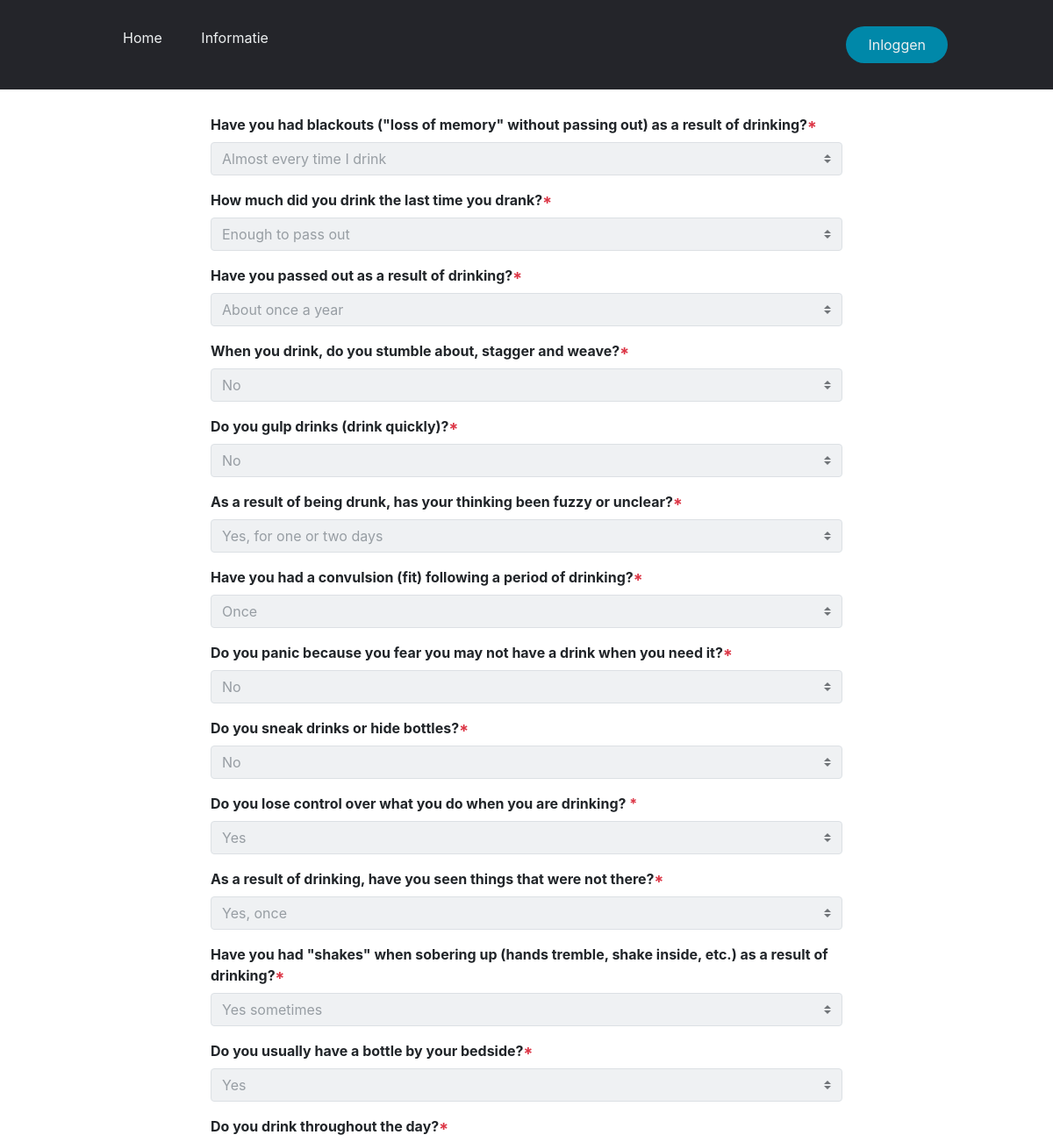
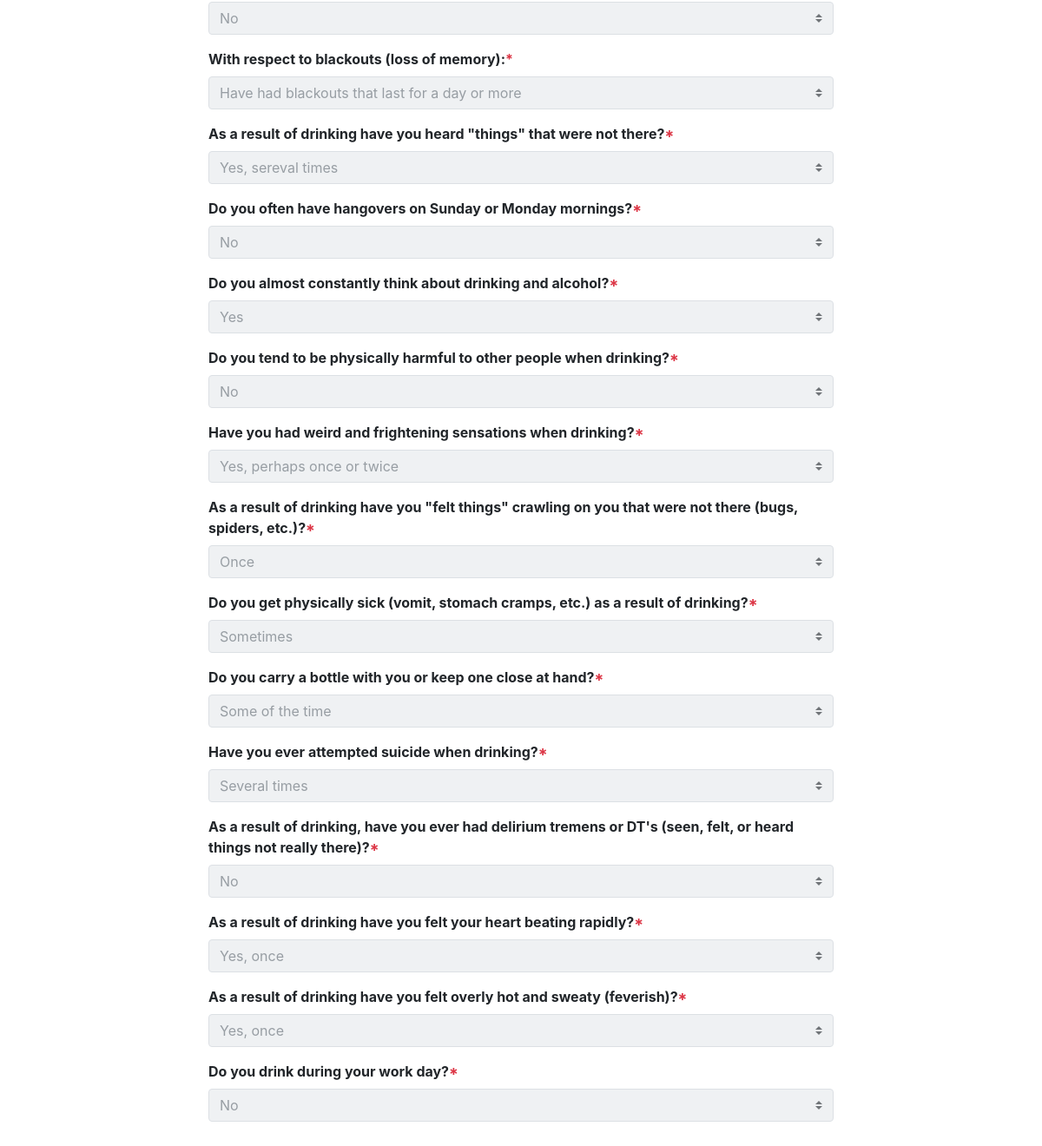
Screenshot of /forms/ADS/answers/3/ with the database file from the repository (2 pictures, top to bottom).
### lifestyleforms/models.py (models this page shows, shortened)
class ADSModel(models.Model):
    user = models.ForeignKey(User, on_delete=models.CASCADE, editable=False, related_name="ads")
    created = models.DateTimeField(auto_now_add = True, editable=False)
    YN_Choice = (("0", "Yes"), ("1", "No"))
    class Meta:
        get_latest_by = 'created'
    q1 = models.CharField(
        verbose_name = "Do you get belligerent or mean when you drink?",
        choices = (
            ("0", "No"),
            ("1", "Yes sometimes"),
            ("2", "Yes, usually")
        ),
        max_length=50,
        default=None,
    )
    q2 = models.CharField(
        verbose_name="Have you had blackouts (\"loss of memory\" without passing out) as a result of drinking?",
        choices=(
            ("0", "No, never"),
            ("1", "Sometimes"),
            ("2", "Often"),
            ("3", "Almost every time I drink")
        ),
        max_length=50,
        default=None,
    )
    q3 = models.CharField(
        verbose_name= "How much did you drink the last time you drank?",
        choices= (
            ("0", "Enough to get high or less"),
            ("1", "Enough to get drunk"),
            ("2", "Enough to pass out")
        ),
        max_length=50,
        default=None,
    )
    q4 = models.CharField(
        verbose_name= "Have you passed out as a result of drinking?",
        choices=(
            ("0", "No"),
            ("1", "About once a year"),
            ("2", "Twice a year or more")
        ),
        max_length=50,
        default=None,
    )
    q5 = models.CharField(
        verbose_name= "When you drink, do you stumble about, stagger and weave?",
        choices= (
            ("0", "No"),
            ("1", "Sometimes"),
            ("2", "Often")
        ),
        max_length=50,
        default=None,
    )
    q6 = models.CharField(
        verbose_name= "Do you gulp drinks (drink quickly)?",
        choices=YN_Choice,
        max_length=50,
        default=None,
    )
    q7 = models.CharField(
        verbose_name="As a result of being drunk, has your thinking been fuzzy or unclear?",
        choices = (
            ("0", "No"),
            ("1","Yes, but only for a few hours"),
            ("2","Yes, for one or two days"),
            ("3", "Yes, for many days")
        ),
        max_length=50,
        default=None,
    )
    q8 = models.CharField(
        verbose_name="Have you had a convulsion (fit) following a period of drinking?",
        choices=(
            ("0", "No"),
            ("1","Once"),
            ("2", "Several times")
        ),
        max_length=50,
        default=None,
    )
    q9 = models.CharField(
        verbose_name="Do you panic because you fear you may not have a drink when you need it?",
        choices=YN_Choice,
        max_length=50,
        default=None,
    )
    q10 = models.CharField(
        verbose_name="Do you sneak drinks or hide bottles?",
        choices=YN_Choice,
        max_length=50,
        default=None,
    )
    q11 = models.CharField(
        verbose_name="Do you lose control over what you do when you are drinking? ",
        choices=YN_Choice,
        max_length=50,
        default=None,
    )
    q12 = models.CharField(
        verbose_name= "As a result of drinking, have you seen things that were not there?",
        choices= (
            ("0", "No"),
            ("1", "Yes, once"),
            ("2","Yes, several times")
        ),
        max_length=50,
        default=None,
    )
    q13 = models.CharField(
        verbose_name="Have you had \"shakes\" when sobering up (hands tremble, shake inside, etc.) as a result of drinking?",
        choices = (
            ("0", "No"),
            ("1", "Yes sometimes"),
            ("2", "Yes, almost every time I drink")
        ),
        max_length=50,
        default=None,
    )
    q14 = models.CharField(
        verbose_name = "Do you usually have a bottle by your bedside?",
        choices = YN_Choice,
        max_length=50,
        default=None,
    )
    q15 = models.CharField(
        verbose_name="Do you drink throughout the day?",
        choices=YN_Choice,
        max_length=50,
        default=None,
    )
    q16 = models.CharField(
        verbose_name="With respect to blackouts (loss of memory):",
        choices=(
            ("0", "Have never had a blackout"),
            ("1","Have had blackouts that last less than an hour"),
            ("2","Have had blackouts that last for several hours"),
            ("3","Have had blackouts that last for a day or more")
        ),
        max_length=50,
        default=None,
    )
    q17 = models.CharField(
        verbose_name = "As a result of drinking have you heard \"things\" that were not there?",
        choices=(
            ("0","No"),
            ("1","Yes once"),
            ("2","Yes, sereval times")
        ),
        max_length=50,
        default=None,
    )
    q18 = models.CharField(
        verbose_name = "Do you often have hangovers on Sunday or Monday mornings?",
        choices=YN_Choice,
        max_length=50,
        default=None,
    )
    q19 = models.CharField(
        verbose_name="Do you almost constantly think about drinking and alcohol?",
        choices=YN_Choice,
        max_length=50,
        default=None,
    )
    q20 = models.CharField(
        verbose_name="Do you tend to be physically harmful to other people when drinking?",
        choices=YN_Choice,
        max_length=50,
        default=None,
    )
    q21 = models.CharField(
        verbose_name = "Have you had weird and frightening sensations when drinking?",
        choices=(
            ("0", "No"),
            ("1", "Yes, perhaps once or twice"),
            ("2", "Yes, often")
        ),
        max_length=50,
        default=None,
    )
    q22 = models.CharField(
        verbose_name="As a result of drinking have you \"felt things\" crawling on you that were not there (bugs, spiders, etc.)?",
        choices=(
            ("0", "No"),
            ("1", "Once"),
            ("2", "Several times")
        ),
        max_length=50,
        default=None,
    )
    q23 = models.CharField(
        verbose_name="Do you get physically sick (vomit, stomach cramps, etc.) as a result of drinking?",
        choices=(
            ("0", "No"),
            ("1", "Sometimes"),
            ("2","Almost every time I drink")
        ),
        max_length=50,
        default=None,
    )
    q24 = models.CharField(
        verbose_name="Do you carry a bottle with you or keep one close at hand?",
        choices=(
            ("0", "No"),
            ("1","Some of the time"),
            ("2","Most of the time")
        ),
        max_length=50,
        default=None,
    )
    q25 = models.CharField(
        verbose_name="Have you ever attempted suicide when drinking?",
        choices=(
            ("0","Never"),
            ("1","Once"),
            ("2","Several times")
        ),
        max_length=50,
        default=None,
    )
    q26 = models.CharField(
        verbose_name="As a result of drinking, have you ever had delirium tremens or DT's (seen, felt, or heard things not really there)?",
        choices=(
            ("0","No"),
            ("1","Yes, once"),
            ("2","Several times")
        ),
        max_length=50,
        default=None,
    )
    q27 = models.CharField(
        verbose_name="As a result of drinking have you felt your heart beating rapidly?",
        choices=(
            ("0","No"),
            ("1","Yes, once"),
            ("2", "Yes, several times")
        ),
        max_length=50,
        default=None,
    )
    q28 = models.CharField(
        verbose_name="As a result of drinking have you felt overly hot and sweaty (feverish)?",
        choices=(
            ("0","No"),
            ("1", "Yes, once"),
            ("2","Yes, several times")
        ),
        max_length=50,
        default=None,
    )
    q29 = models.CharField(
        verbose_name="Do you drink during your work day?",
        choices=YN_Choice,
        max_length=50,
        default=None,
    )
    score = models.IntegerField(null=True,blank=True,editable=False)

### lifestyleforms/views.py (the view)
# urls.py: path('<str:form_type>/answers/<int:form_id>/', views.formviewer_view, name="form_viewer_url")
def formviewer_view(request, form_type, form_id):
    item = get_object_or_404(form_types[form_type][0], id=form_id)
    form = form_types[form_type][2](instance = item)
    return render(request, "form_view.html", context={
        "form": form,
    })

### pageGenerator/templates/form_view.html
{% extends 'base.html' %}
{% load crispy_forms_tags %}
{% block page_content %}
<div class="wrapper-forms">
    {% crispy form %}
</div>
{% endblock %}

### pageGenerator/static/css/styles.css (style rules this page uses)
* { box-sizing: border-box; margin: 0; padding: 0; }
.asteriskField { color: var(--red) }
.requiredField { font-weight: bold; }

### rows the page displays
ADSModel: q2 "Almost every time I drink", q3 "Enough to pass out", q4 "About once a year", q5 "No", q6 "No", q7 "Yes, for one or two days", q8 "Once", q9 "No", q10 "No", q11 "Yes", q12 "Yes, once", q13 "Yes sometimes", q14 "Yes", q15 "No", q16 "Have had blackouts that last for a day or more", q17 "Yes, sereval times", q18 "No", q19 "Yes", q20 "No", q21 "Yes, perhaps once or twice", q22 "Once", q23 "Sometimes", q24 "Some of the time", q25 "Several times", q26 "No", q27 "Yes, once", q28 "Yes, once", q29 "No"
